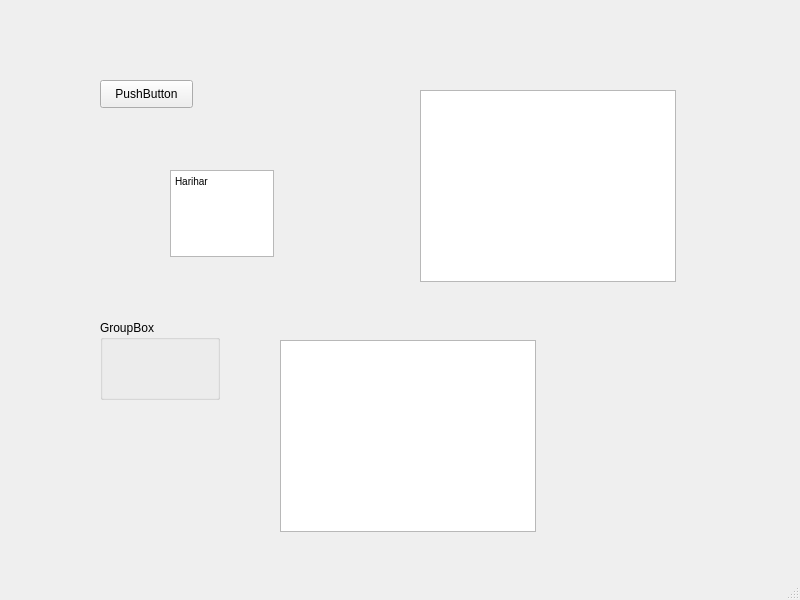
<?xml version="1.0" encoding="UTF-8"?>
<ui version="4.0">
 <class>MainWindow</class>
 <widget class="QMainWindow" name="MainWindow">
  <property name="geometry">
   <rect>
    <x>0</x>
    <y>0</y>
    <width>800</width>
    <height>600</height>
   </rect>
  </property>
  <property name="windowTitle">
   <string>MainWindow</string>
  </property>
  <widget class="QWidget" name="centralwidget">
   <widget class="QPushButton" name="pushButton">
    <property name="geometry">
     <rect>
      <x>100</x>
      <y>80</y>
      <width>93</width>
      <height>28</height>
     </rect>
    </property>
    <property name="text">
     <string>PushButton</string>
    </property>
   </widget>
   <widget class="QListView" name="listView">
    <property name="geometry">
     <rect>
      <x>280</x>
      <y>340</y>
      <width>256</width>
      <height>192</height>
     </rect>
    </property>
   </widget>
   <widget class="QTreeView" name="treeView">
    <property name="geometry">
     <rect>
      <x>420</x>
      <y>90</y>
      <width>256</width>
      <height>192</height>
     </rect>
    </property>
   </widget>
   <widget class="QGroupBox" name="groupBox">
    <property name="geometry">
     <rect>
      <x>100</x>
      <y>320</y>
      <width>120</width>
      <height>80</height>
     </rect>
    </property>
    <property name="title">
     <string>GroupBox</string>
    </property>
   </widget>
   <widget class="QTextEdit" name="textEdit">
    <property name="geometry">
     <rect>
      <x>170</x>
      <y>170</y>
      <width>104</width>
      <height>87</height>
     </rect>
    </property>
    <property name="html">
     <string>&lt;!DOCTYPE HTML PUBLIC &quot;-//W3C//DTD HTML 4.0//EN&quot; &quot;http://www.w3.org/TR/REC-html40/strict.dtd&quot;&gt;
&lt;html&gt;&lt;head&gt;&lt;meta name=&quot;qrichtext&quot; content=&quot;1&quot; /&gt;&lt;style type=&quot;text/css&quot;&gt;
p, li { white-space: pre-wrap; }
&lt;/style&gt;&lt;/head&gt;&lt;body style=&quot; font-family:'MS Shell Dlg 2'; font-size:7.8pt; font-weight:400; font-style:normal;&quot;&gt;
&lt;p style=&quot; margin-top:0px; margin-bottom:0px; margin-left:0px; margin-right:0px; -qt-block-indent:0; text-indent:0px;&quot;&gt;Harihar&lt;/p&gt;&lt;/body&gt;&lt;/html&gt;</string>
    </property>
   </widget>
  </widget>
  <widget class="QMenuBar" name="menubar">
   <property name="geometry">
    <rect>
     <x>0</x>
     <y>0</y>
     <width>800</width>
     <height>26</height>
    </rect>
   </property>
  </widget>
  <widget class="QStatusBar" name="statusbar"/>
 </widget>
 <resources/>
 <connections/>
</ui>
